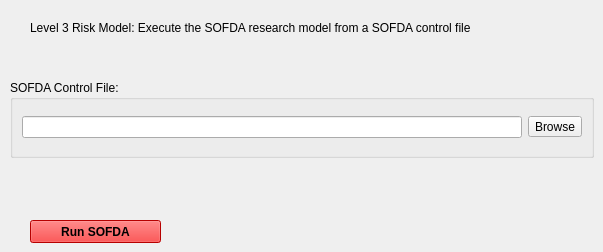
   <widget class="QWidget" name="tab_r3">
    <attribute name="title">
     <string>Risk (L3)</string>
    </attribute>
    <widget class="QLabel" name="label_4">
     <property name="geometry">
      <rect>
       <x>30</x>
       <y>20</y>
       <width>441</width>
       <height>16</height>
      </rect>
     </property>
     <property name="text">
      <string>Level 3 Risk Model: Execute the SOFDA research model from a SOFDA control file</string>
     </property>
    </widget>
    <widget class="QGroupBox" name="groupBox_8">
     <property name="geometry">
      <rect>
       <x>10</x>
       <y>80</y>
       <width>584</width>
       <height>78</height>
      </rect>
     </property>
     <property name="sizePolicy">
      <sizepolicy hsizetype="Preferred" vsizetype="Fixed">
       <horstretch>0</horstretch>
       <verstretch>0</verstretch>
      </sizepolicy>
     </property>
     <property name="title">
      <string>SOFDA Control File:</string>
     </property>
     <layout class="QVBoxLayout" name="_21">
      <item>
       <layout class="QHBoxLayout" name="_22">
        <item>
         <widget class="QLineEdit" name="lineEdit_r3cf"/>
        </item>
        <item>
         <widget class="QToolButton" name="pushButton_r3">
          <property name="text">
           <string>Browse</string>
          </property>
         </widget>
        </item>
       </layout>
      </item>
     </layout>
    </widget>
    <widget class="QPushButton" name="pushButton_r3Run">
     <property name="geometry">
      <rect>
       <x>30</x>
       <y>220</y>
       <width>131</width>
       <height>23</height>
      </rect>
     </property>
     <property name="palette">
      <palette>
       <active>
        <colorrole role="WindowText">
         <brush brushstyle="SolidPattern">
          <color alpha="255">
           <red>0</red>
           <green>0</green>
           <blue>0</blue>
          </color>
         </brush>
        </colorrole>
        <colorrole role="Button">
         <brush brushstyle="SolidPattern">
          <color alpha="255">
           <red>255</red>
           <green>0</green>
           <blue>0</blue>
          </color>
         </brush>
        </colorrole>
        <colorrole role="Light">
         <brush brushstyle="SolidPattern">
          <color alpha="255">
           <red>255</red>
           <green>127</green>
           <blue>127</blue>
          </color>
         </brush>
        </colorrole>
        <colorrole role="Midlight">
         <brush brushstyle="SolidPattern">
          <color alpha="255">
           <red>255</red>
           <green>63</green>
           <blue>63</blue>
          </color>
         </brush>
        </colorrole>
        <colorrole role="Dark">
         <brush brushstyle="SolidPattern">
          <color alpha="255">
           <red>127</red>
           <green>0</green>
           <blue>0</blue>
          </color>
         </brush>
        </colorrole>
        <colorrole role="Mid">
         <brush brushstyle="SolidPattern">
          <color alpha="255">
           <red>170</red>
           <green>0</green>
           <blue>0</blue>
          </color>
         </brush>
        </colorrole>
        <colorrole role="Text">
         <brush brushstyle="SolidPattern">
          <color alpha="255">
           <red>0</red>
           <green>0</green>
           <blue>0</blue>
          </color>
         </brush>
        </colorrole>
        <colorrole role="BrightText">
         <brush brushstyle="SolidPattern">
          <color alpha="255">
           <red>255</red>
           <green>255</green>
           <blue>255</blue>
          </color>
         </brush>
        </colorrole>
        <colorrole role="ButtonText">
         <brush brushstyle="SolidPattern">
          <color alpha="255">
           <red>0</red>
           <green>0</green>
           <blue>0</blue>
          </color>
         </brush>
        </colorrole>
        <colorrole role="Base">
         <brush brushstyle="SolidPattern">
          <color alpha="255">
           <red>255</red>
           <green>255</green>
           <blue>255</blue>
          </color>
         </brush>
        </colorrole>
        <colorrole role="Window">
         <brush brushstyle="SolidPattern">
          <color alpha="255">
           <red>255</red>
           <green>0</green>
           <blue>0</blue>
          </color>
         </brush>
        </colorrole>
        <colorrole role="Shadow">
         <brush brushstyle="SolidPattern">
          <color alpha="255">
           <red>0</red>
           <green>0</green>
           <blue>0</blue>
          </color>
         </brush>
        </colorrole>
        <colorrole role="AlternateBase">
         <brush brushstyle="SolidPattern">
          <color alpha="255">
           <red>255</red>
           <green>127</green>
           <blue>127</blue>
          </color>
         </brush>
        </colorrole>
        <colorrole role="ToolTipBase">
         <brush brushstyle="SolidPattern">
          <color alpha="255">
           <red>255</red>
           <green>255</green>
           <blue>220</blue>
          </color>
         </brush>
        </colorrole>
        <colorrole role="ToolTipText">
         <brush brushstyle="SolidPattern">
          <color alpha="255">
           <red>0</red>
           <green>0</green>
           <blue>0</blue>
          </color>
         </brush>
        </colorrole>
       </active>
       <inactive>
        <colorrole role="WindowText">
         <brush brushstyle="SolidPattern">
          <color alpha="255">
           <red>0</red>
           <green>0</green>
           <blue>0</blue>
          </color>
         </brush>
        </colorrole>
        <colorrole role="Button">
         <brush brushstyle="SolidPattern">
          <color alpha="255">
           <red>255</red>
           <green>0</green>
           <blue>0</blue>
          </color>
         </brush>
        </colorrole>
        <colorrole role="Light">
         <brush brushstyle="SolidPattern">
          <color alpha="255">
           <red>255</red>
           <green>127</green>
           <blue>127</blue>
          </color>
         </brush>
        </colorrole>
        <colorrole role="Midlight">
         <brush brushstyle="SolidPattern">
          <color alpha="255">
           <red>255</red>
           <green>63</green>
           <blue>63</blue>
          </color>
         </brush>
        </colorrole>
        <colorrole role="Dark">
         <brush brushstyle="SolidPattern">
          <color alpha="255">
           <red>127</red>
           <green>0</green>
           <blue>0</blue>
          </color>
         </brush>
        </colorrole>
        <colorrole role="Mid">
         <brush brushstyle="SolidPattern">
          <color alpha="255">
           <red>170</red>
           <green>0</green>
           <blue>0</blue>
          </color>
         </brush>
        </colorrole>
        <colorrole role="Text">
         <brush brushstyle="SolidPattern">
          <color alpha="255">
           <red>0</red>
           <green>0</green>
           <blue>0</blue>
          </color>
         </brush>
        </colorrole>
        <colorrole role="BrightText">
         <brush brushstyle="SolidPattern">
          <color alpha="255">
           <red>255</red>
           <green>255</green>
           <blue>255</blue>
          </color>
         </brush>
        </colorrole>
        <colorrole role="ButtonText">
         <brush brushstyle="SolidPattern">
          <color alpha="255">
           <red>0</red>
           <green>0</green>
           <blue>0</blue>
          </color>
         </brush>
        </colorrole>
        <colorrole role="Base">
         <brush brushstyle="SolidPattern">
          <color alpha="255">
           <red>255</red>
           <green>255</green>
           <blue>255</blue>
          </color>
         </brush>
        </colorrole>
        <colorrole role="Window">
         <brush brushstyle="SolidPattern">
          <color alpha="255">
           <red>255</red>
           <green>0</green>
           <blue>0</blue>
          </color>
         </brush>
        </colorrole>
        <colorrole role="Shadow">
         <brush brushstyle="SolidPattern">
          <color alpha="255">
           <red>0</red>
           <green>0</green>
           <blue>0</blue>
          </color>
         </brush>
        </colorrole>
        <colorrole role="AlternateBase">
         <brush brushstyle="SolidPattern">
          <color alpha="255">
           <red>255</red>
           <green>127</green>
           <blue>127</blue>
          </color>
         </brush>
        </colorrole>
        <colorrole role="ToolTipBase">
         <brush brushstyle="SolidPattern">
          <color alpha="255">
           <red>255</red>
           <green>255</green>
           <blue>220</blue>
          </color>
         </brush>
        </colorrole>
        <colorrole role="ToolTipText">
         <brush brushstyle="SolidPattern">
          <color alpha="255">
           <red>0</red>
           <green>0</green>
           <blue>0</blue>
          </color>
         </brush>
        </colorrole>
       </inactive>
       <disabled>
        <colorrole role="WindowText">
         <brush brushstyle="SolidPattern">
          <color alpha="255">
           <red>127</red>
           <green>0</green>
           <blue>0</blue>
          </color>
         </brush>
        </colorrole>
        <colorrole role="Button">
         <brush brushstyle="SolidPattern">
          <color alpha="255">
           <red>255</red>
           <green>0</green>
           <blue>0</blue>
          </color>
         </brush>
        </colorrole>
        <colorrole role="Light">
         <brush brushstyle="SolidPattern">
          <color alpha="255">
           <red>255</red>
           <green>127</green>
           <blue>127</blue>
          </color>
         </brush>
        </colorrole>
        <colorrole role="Midlight">
         <brush brushstyle="SolidPattern">
          <color alpha="255">
           <red>255</red>
           <green>63</green>
           <blue>63</blue>
          </color>
         </brush>
        </colorrole>
        <colorrole role="Dark">
         <brush brushstyle="SolidPattern">
          <color alpha="255">
           <red>127</red>
           <green>0</green>
           <blue>0</blue>
          </color>
         </brush>
        </colorrole>
        <colorrole role="Mid">
         <brush brushstyle="SolidPattern">
          <color alpha="255">
           <red>170</red>
           <green>0</green>
           <blue>0</blue>
          </color>
         </brush>
        </colorrole>
        <colorrole role="Text">
         <brush brushstyle="SolidPattern">
          <color alpha="255">
           <red>127</red>
           <green>0</green>
           <blue>0</blue>
          </color>
         </brush>
        </colorrole>
        <colorrole role="BrightText">
         <brush brushstyle="SolidPattern">
          <color alpha="255">
           <red>255</red>
           <green>255</green>
           <blue>255</blue>
          </color>
         </brush>
        </colorrole>
        <colorrole role="ButtonText">
         <brush brushstyle="SolidPattern">
          <color alpha="255">
           <red>127</red>
           <green>0</green>
           <blue>0</blue>
          </color>
         </brush>
        </colorrole>
        <colorrole role="Base">
         <brush brushstyle="SolidPattern">
          <color alpha="255">
           <red>255</red>
           <green>0</green>
           <blue>0</blue>
          </color>
         </brush>
        </colorrole>
        <colorrole role="Window">
         <brush brushstyle="SolidPattern">
          <color alpha="255">
           <red>255</red>
           <green>0</green>
           <blue>0</blue>
          </color>
         </brush>
        </colorrole>
        <colorrole role="Shadow">
         <brush brushstyle="SolidPattern">
          <color alpha="255">
           <red>0</red>
           <green>0</green>
           <blue>0</blue>
          </color>
         </brush>
        </colorrole>
        <colorrole role="AlternateBase">
         <brush brushstyle="SolidPattern">
          <color alpha="255">
           <red>255</red>
           <green>0</green>
           <blue>0</blue>
          </color>
         </brush>
        </colorrole>
        <colorrole role="ToolTipBase">
         <brush brushstyle="SolidPattern">
          <color alpha="255">
           <red>255</red>
           <green>255</green>
           <blue>220</blue>
          </color>
         </brush>
        </colorrole>
        <colorrole role="ToolTipText">
         <brush brushstyle="SolidPattern">
          <color alpha="255">
           <red>0</red>
           <green>0</green>
           <blue>0</blue>
          </color>
         </brush>
        </colorrole>
       </disabled>
      </palette>
     </property>
     <property name="font">
      <font>
       <weight>75</weight>
       <bold>true</bold>
      </font>
     </property>
     <property name="text">
      <string>Run SOFDA</string>
     </property>
    </widget>
   </widget>
